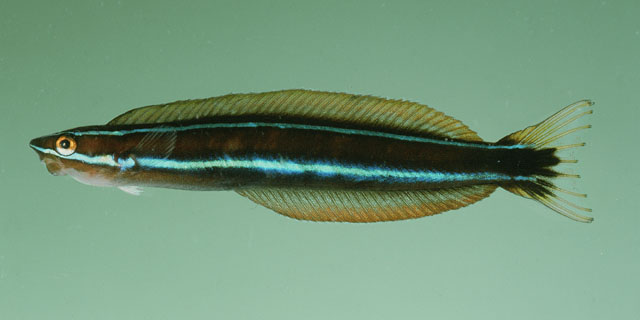
#> input picture Images/Pass/pass.jpg, 640 x 320 px; its folder holds only this picture in this run
$ python Sorting.py --dataset Images/Pass
#> lines starting #> are read from the running program, lines starting #| are printed output that depends on the picture; after the words box and inside, x2 and y2 are one past the last pixel; in counts of white or black regions, pixels touching at a corner belong together
### colordescriptor.py
# packages
import numpy as np
import cv2

"""
Modified from: http://www.pyimagesearch.com/2014/12/01/complete-guide-building-image-search-engine-python-opencv/ (Adrian Rosebrock 2014)

Meant to examine corners of image and center of image to determine whether the image has one central object (fish) on a relatively uniform background. Basic idea is that if the four corners are similar to each other and relatively dissimilar to the center of the image it's probably a fish photograph with the fish filling most of the image.
"""
class ColorDescriptor:
	def __init__(self, bins):
		# store number of bins for histogram
#> further down, image is the input picture: shape (320, 640, 3); mean B, G, R 123.5, 150.7, 115.8
		self.bins = bins

	def describe(self, image):
		# convert into HSV color space, initialize features
		image = cv2.cvtColor(image, cv2.COLOR_BGR2HSV)
#> image: shape (320, 640, 3); mean H, S, V 55.4, 75.6, 151.4
		features = []

		# get dimensions of image and compute center
		(h, w) = image.shape[:2]
#> h = 320; w = 640
		(cX, cY) = (int(w * 0.5), int(h * 0.5))
#> cX = 320; cY = 160

		# divide the image into four sections:
		segments = [(0, cX, 0, cY), (cX, w, 0, cY), (cX, w, cY, h), (0, cX, cY, h)]

		# make elliptical mask for center of image
		# WILL PROBABLY HAVE TO ADJUST THIS?
		(axesX, axesY) = (int(w * 0.8) / 2, int(h * 0.8) / 2)
#> axesX = 256; axesY = 128
		(smallX, smallY) = (int(w * 0.35) / 2, int(h * 0.35) / 2)
#> smallX = 112; smallY = 56
		ellipMask = np.zeros(image.shape[:2], dtype = "uint8")
		smallMask = np.zeros(image.shape[:2], dtype = "uint8")
		cv2.ellipse(ellipMask, (cX, cY), (axesX, axesY), 0, 0, 360, 255, -1)
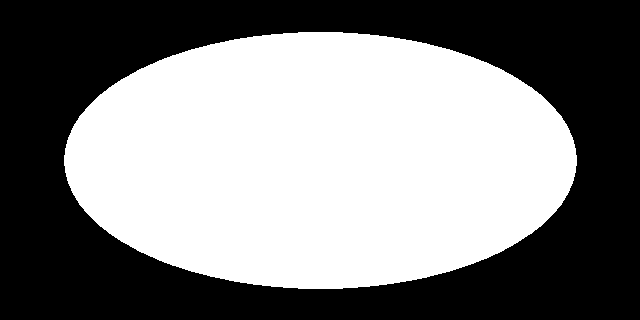
#> ellipMask: shape (320, 640); 50.5% white; 1 black region, box (x1, y1, x2, y2) and area: (0, 0, 640, 320) 101367
		cv2.ellipse(smallMask, (cX, cY), (smallX, smallY), 0, 0, 360, 255, -1)
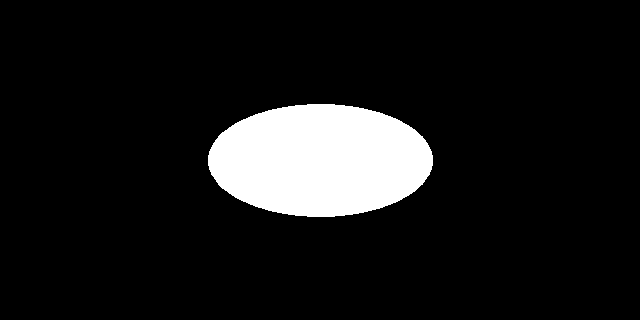
#> smallMask: shape (320, 640); 9.7% white; 1 white region, box (x1, y1, x2, y2) and area: (208, 104, 433, 217) 19947

		# loop over the different corner segments
		for (startX, endX, startY, endY) in segments:
			# constructs a mask for each corner of the image with the elliptical center subtracted
			cornerMask = np.zeros(image.shape[:2], dtype = "uint8")
			cv2.rectangle(cornerMask, (startX, startY), (endX, endY), 255, -1)
			cornerMask = cv2.subtract(cornerMask, ellipMask)

			# extract a color histogram from the image and add to feature vector
			hist = self.histogram(image, cornerMask)
			# features = zip(features, hist)
			features.append(hist)
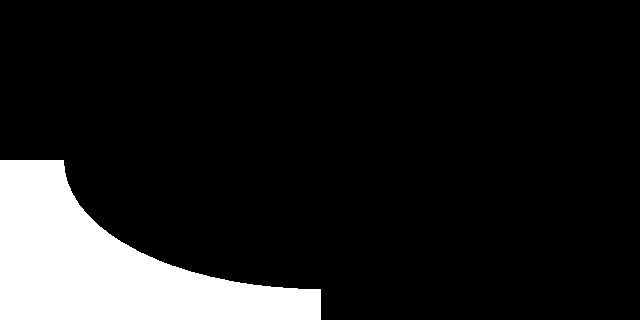
#> cornerMask: shape (320, 640); 12.4% white; 1 white region, box (x1, y1, x2, y2) and area: (0, 160, 321, 320) 25307
#> after the loop, features = 4 items
			# features.extend(hist)

		# extract color histogram from elliptical region, update feature vector
		hist = self.histogram(image, smallMask)
#> hist = 288 values, max 0.523 at index 123, min 0 at index 0, mean 0.0171
		features.append(hist)

		return features


	def histogram(self, image, mask):
        # extract a 3D HSV color histogram from the masked region of the image, then normalize it
		hist = cv2.calcHist([image], [0, 1, 2], mask, self.bins, [0, 180, 0, 256, 0, 256])
		dst = hist
		hist = cv2.normalize(hist, dst).flatten()
		return hist

### Sorting.py
from colordescriptor import ColorDescriptor
import argparse
import glob
import cv2
import json
import csv
import os
import numpy as np
import matplotlib.pyplot as plt
from shutil import copyfile

"""
Indexes a set of images by corner and center using a HSV color histogram and stores indices in 'features' object. Requires colordescriptor.py.
"""

ap = argparse.ArgumentParser()
ap.add_argument("-d", "--dataset", required = True,
	help = "Path to the directory that contains the images to be indexed")
args = vars(ap.parse_args())

folderPath = args["dataset"]

if not os.path.exists(folderPath + '/Pass'):
	os.makedirs(folderPath + '/Pass')
if not os.path.exists(folderPath + '/Fail'):
	os.makedirs(folderPath + '/Fail')

# initialize the color descriptor
cd = ColorDescriptor((8, 12, 3)) # HSV binning -- 8 hue, 12 saturation, 3 value

features = []
ctrcorr = []
images = glob.glob(folderPath+'/*.jpg')

for pic in images:

	image = cv2.imread(pic)
	image = cv2.cvtColor(image, cv2.COLOR_BGR2RGB)
	ctr = []

	temp = cd.describe(image)
#> temp = 5 items
	features.append(temp)

	for i in temp[0:4]:
		ctr.append(np.corrcoef(i, temp[4])[1,0])
#> this loop made 4 passes
#> after the loop, ctr = [0.0318, 0.0329, 0.0258, 0.027]
	ctrcorr.append(ctr)


names = [t[t.rfind("/")+1:] for t in images]

zippy = zip(features, names, ctrcorr)

""" Perform 2 checks:
1) How many peaks are there within a certain range of the first peak? Uniform background will have relatively few high peaks while variable background will have many lower peaks and no strong signals. Measure by counting the number of peaks within some threshold below the highest peak [peak-thresh:peak].
2) Of those without a single strong peak, are the four corners extremely similar? Measure using correlation coefficients between four corners. If at least two are above the threshold then we have at least two pairs of corners that are extremely similar (usually top two and bottom two). If # (corrcoef >= 0.9) >= 2 then keep image.
Take images that passed one of two checks and copy them to a 'Keep' folder within current WD; put remaining images in a 'Reject' folder - can be accessed later to check for any missing images.
"""

# CHECK ONE
checkOneStrict = []
checkOneSoft = []
checkOneFail = []
ctrCorr = []
peakThresh = 0.5

strictMean = 1.5
softMean = 4

baseCtr = 0.9
strictCtr = 0.25
softCtr = 0.11
maxCtr = 0.15

softCorr = 0.8
failCorr = 0.9

for pic in zippy:

	vec = pic[0]
	ctrcorr = pic[2]
	temp = []

	for corner in vec[0:4]:
		temp.append(sum(np.logical_and(corner >= max(corner)-peakThresh, corner <= max(corner))))

	if np.mean(temp) <= strictMean and max(ctrcorr) <= 0.998:
		checkOneStrict.append(pic)
	elif strictMean < np.mean(temp) <= softMean and np.mean(ctrcorr) <= strictCtr:
		checkOneSoft.append(pic)
	else:
		checkOneFail.append(pic)
#> this loop made 1 pass
#> after the loop, checkOneFail = []; checkOneSoft = []; checkOneStrict = 1 item


# CHECK TWO
checkTwoPass = []
checkTwoFail = []

for pic in checkOneSoft:
	ctrcorr = pic[2]
	temp = np.triu(np.corrcoef(pic[0]))
	temp = temp[0][1:4], temp[1][2:4], temp[2][3:4]
	temp = [i for j in temp for i in j]

	if max(temp) >= softCorr and np.mean(ctrcorr) <= strictCtr:
		checkTwoPass.append(pic)
	elif np.mean(ctrcorr) <= softCtr:
		checkTwoPass.append(pic)
	else:
		checkTwoFail.append(pic)
#> this loop made 0 passes
#> after the loop, checkTwoFail = []; checkTwoPass = []

for pic in checkOneFail:
	ctrcorr = pic[2]
	temp = np.triu(np.corrcoef(pic[0]))
	temp = temp[0][1:4], temp[1][2:4], temp[2][3:4]
	temp = [i for j in temp for i in j]
	temp = sorted(temp, reverse=True)[0:2]
	# temp = max(temp)

	if all(i >= failCorr for i in temp) and np.mean(ctrcorr) <= strictCtr and max(ctrcorr) <= maxCtr:
	# if temp >= failCorr:
		checkTwoPass.append(pic)
	elif np.mean(ctrcorr) <= softCtr and max(ctrcorr) <= 0.995:
		checkTwoPass.append(pic)
	else:
		checkTwoFail.append(pic)


for pic in checkOneStrict:
	src = folderPath + '/' + pic[1]
	dst = folderPath + '/Pass/' + pic[1]
	copyfile(src, dst)
#> this loop made 1 pass
#> (src, dst) on pass 1: ('Images/Pass/pass.jpg', 'Images/Pass/Pass/pass.jpg')

for pic in checkTwoPass:
	src = folderPath + '/' + pic[1]
	dst = folderPath + '/Pass/' + pic[1]
	copyfile(src, dst)

for pic in checkTwoFail:
	src = folderPath + '/' + pic[1]
	dst = folderPath + '/Fail/' + pic[1]
	copyfile(src, dst)
